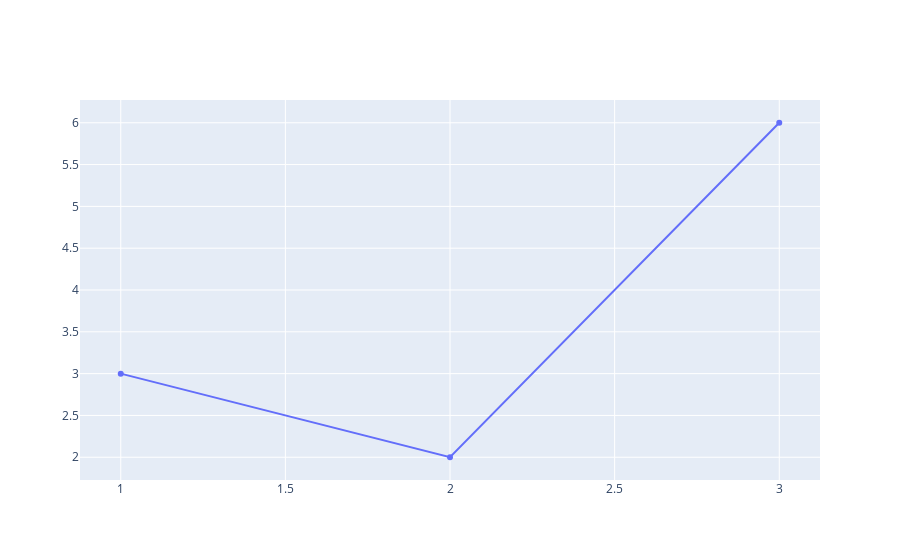

Here is the notebook cell this chart was saved with:
### Markdown cell above
## Line Plot

### Code cell
fig = go.Figure()

fig.add_trace(go.Scatter(x=[1, 2, 3], y=[3, 2, 6] ))

### Figure 1 — Plotly figure (JSON) as saved in the notebook; plotly's stock layout.template omitted (floating-point values rounded to 4 significant figures)
{"data": [{"type": "scatter", "x": [1, 2, 3], "y": [3, 2, 6]}], "layout": {"autosize": true, "xaxis": {"autorange": true, "range": [0.878, 3.122], "type": "linear"}, "yaxis": {"autorange": true, "range": [1.67, 6.33], "type": "linear"}}}
